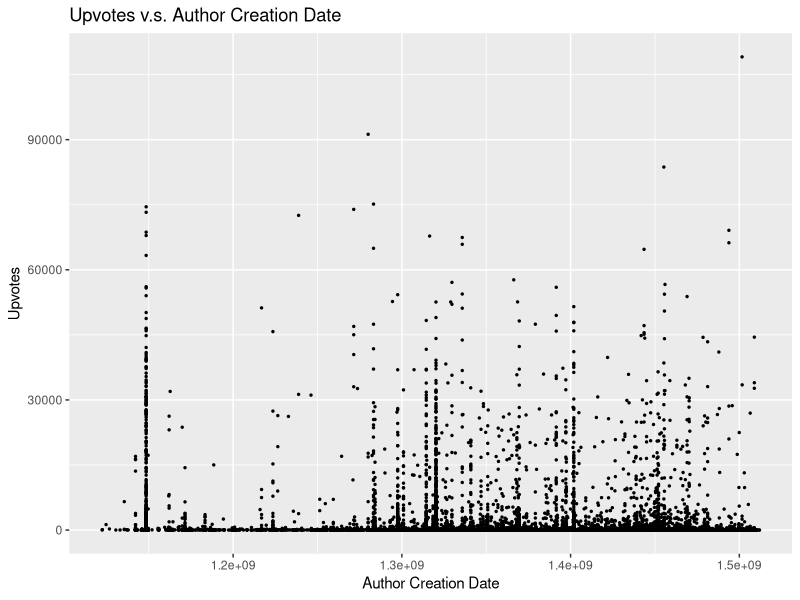
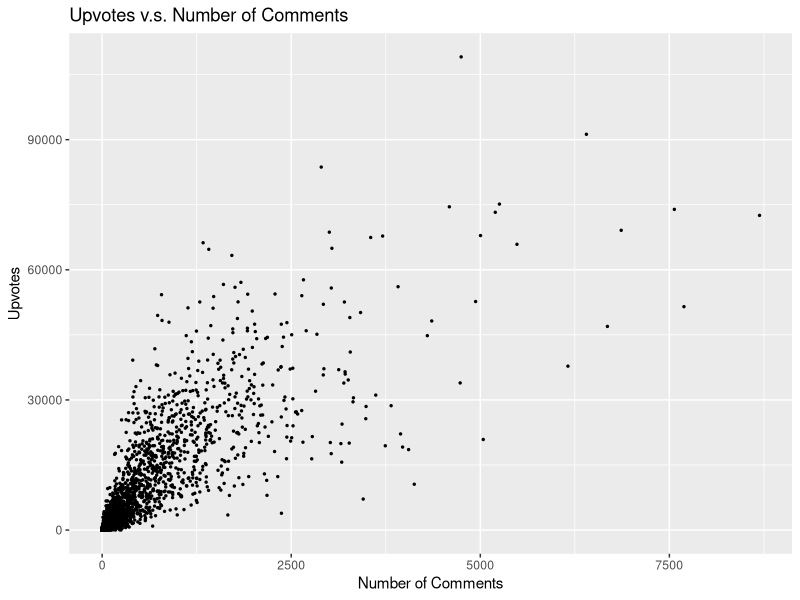
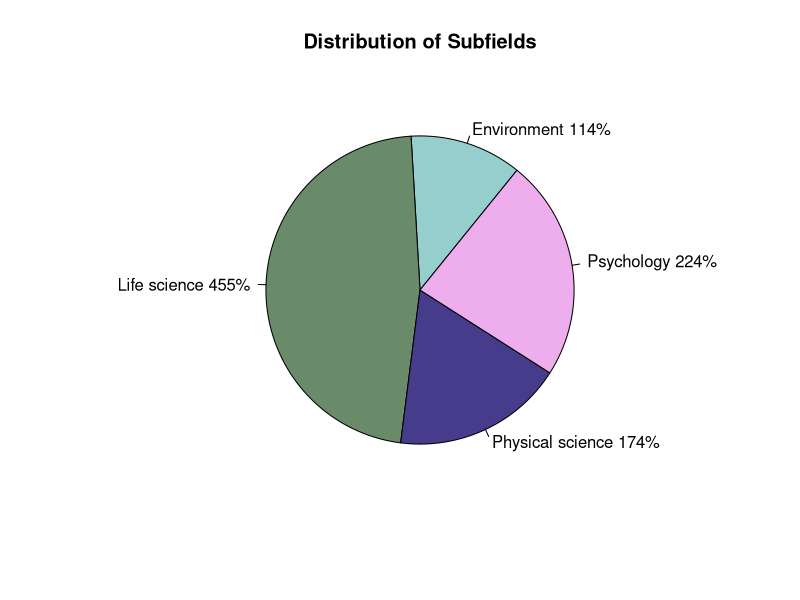

The R script that drew these images, in order: (Note: this script raises an error after producing the figures.)
## ---- chunk 1
knitr::opts_chunk$set(echo = TRUE, message=FALSE, warning=FALSE, cache=TRUE, 
                      fig.width=7, fig.height=3, fig.align = "center")
## ---- chunk 2
#Read the reddit data into a dataframe
library(readr)
require(ggplot2)
reddit_df_final1 <- read_csv("reddit_df_final1_sent.csv")
reddit_df_final2 <- read_csv("reddit_df_final2_sent.csv")
reddit_df_final3 <- read_csv("reddit_df_final3_sent.csv")
reddit_df_final4 <- read_csv("reddit_df_final4_sent.csv")
reddit_df_final5 <- read_csv("reddit_df_final5_sent.csv")
reddit_df_final6 <- read_csv("reddit_df_final6_sent.csv")
reddit_df_final7 <- read_csv("reddit_df_final7_sent.csv")
reddit_df_final8 <- read_csv("reddit_df_final8_sent.csv")
reddit_df_final9 <- read_csv("reddit_df_final9_sent.csv")

reddit_df <- rbind(reddit_df_final1,reddit_df_final2,reddit_df_final3,reddit_df_final4,reddit_df_final5,reddit_df_final6,reddit_df_final7,reddit_df_final8,reddit_df_final9)

#Store a copy of the dataframe for later use
reddit_df_read <- reddit_df
## ---- chunk 3
require(lubridate)
require(dplyr)

#Store all of the POSIX dates into a vector
dates <- as.POSIXct(reddit_df$created_utc,origin = "1970-01-01",tz = "UTC")

#Use lubridate to read y,m,d,h from that vector. Create new columns for these
reddit_df <- reddit_df %>%  
  mutate(post_year = year(dates),post_month = month(dates), post_day = day(dates), post_hour = hour(dates))
## ---- chunk 4
#Create a new column for categorical time of day
#Time ranges: PST 6pm-3am night      3am-10am morning    11am-6pm day
mk_cat_time <- function(h)
{
  ifelse(h>18, "night", ifelse(h>10, "day", ifelse(h>2, "morning", "night")))
}

#Create a new column for categorical time of month
#Time ranges: 1-10 early    11-20 mid    21-31 late
mk_cat_day <- function(d)
{
  ifelse(d>20, "late", ifelse(d>10, "mid", "early"))
}

#Create a new column for categorical time of year
#Time ranges: Dec-Feb: Winter   Mar-May: Spring    Jun-Aug: Summer    Sep-Nov: Fall
mk_cat_month <- function(m)
{
  ifelse(m>11, "Winter", ifelse(m>8, "Fall", ifelse(m>5, "Summer", ifelse(m>2, "Spring", "Winter"))))
}

reddit_df <- reddit_df %>%
  mutate(cat_post_hour = mk_cat_time(post_hour)) %>%
  mutate(cat_post_day = mk_cat_day(post_day)) %>%
  mutate(cat_post_month = mk_cat_month(post_month)) 
## ---- chunk 5
library(stringr)

#Filter by removing the Ask Me Anything (AMA) threads and the subreddit discussion
  #threads since these are not studies. 
reddit_df <- reddit_df %>%
  filter(!str_detect(subfield, " AMA")) %>%
  filter(subfield != "Mathematics") %>%
  group_by(subfield) %>%
  filter(n() > 50)

#Display the remaining subfields
count(reddit_df,subfield)
## ---- chunk 6
#Make a function that sorts fields into "Life Science," "Psychology," "Physical Science," "Environment"
mk_cat_subfield <- function(field)
{
  ifelse(field == "Biology" | field =="Health" | field =="Cancer" | field =="Medicine" | field =="Animal Science" | field =="Paleontology" | field =="Epidemiology", "Life Science", ifelse(field =="Psychology" | field =="Neuroscience" | field =="Social Science" | field =="Anthropology", "Psychology", ifelse(field =="Geology" | field =="Astronomy" | field =="Physics" | field =="Chemistry" | field =="Nanoscience" | field =="Engineering" | field =="Computer Science", "Physical Science", "Environment")))
}
#Apply the function and remove the old column
reddit_df <- reddit_df %>%
  mutate(cat_subfield = mk_cat_subfield(subfield)) %>%
  select(-subfield)

#Turn the new column into a factor for model use
reddit_df$cat_subfield <- factor(reddit_df$cat_subfield)
## ---- chunk 7
subfield_freq = table(reddit_df$cat_subfield)
type_freq_perc = paste(round((subfield_freq/(237+1100+360+497))*100,0), "%",sep="")
type_freq_lab = paste(c("Environment","Life science", "Physical science", "Psychology"), type_freq_perc, sep = " ")
png("subfield_chart.png", width=8, height=6, units="in", res=500)
pie(subfield_freq,labels=type_freq_lab, init.angle = 51, edges = 10000, col = c("paleturquoise3","darkseagreen4","slateblue4","plum2"), main="Distribution of Subfields")
dev.off()
## ---- chunk 8
#Turn all categorical variables into factors
reddit_df$author_flair_binary <- factor(reddit_df$author_flair_binary)
reddit_df$image <- factor(reddit_df$image)
reddit_df$journal_h_index <- factor(reddit_df$journal_h_index)
reddit_df$post_year <- factor(reddit_df$post_year)
reddit_df$cat_post_month <- factor(reddit_df$cat_post_month)
reddit_df$cat_post_hour <- factor(reddit_df$cat_post_hour)
reddit_df$cat_post_day <- factor(reddit_df$cat_post_day)
## ---- chunk 9
acd_plot <- ggplot(data=reddit_df, aes(x=author_created_date, y=upvotes))+
  geom_point(size=0.5) +
  xlab("Author Creation Date")+
  ylab("Upvotes")+
  ggtitle("Upvotes v.s. Author Creation Date")
#ggsave(acd_plot, filename='./acd_plot.png', width=8, height=5)

acd_plot
## ---- chunk 10
nc_plot <- ggplot(data=reddit_df, aes(x=num_comments, y=upvotes))+
  geom_point(size=0.5) +
  xlab("Number of Comments")+
  ylab("Upvotes")+
  ggtitle("Upvotes v.s. Number of Comments")
#ggsave(nc_plot, filename='./nc_plot.png', width=8, height=5)

nc_plot
## ---- chunk 11
#To prepare for model building, we remove unnecessary columns and ones correlated with response
reddit_df <- reddit_df %>%
  select(-X1,-author,-id,-created_utc,-domain,-url,-author_flair,-post_day,-post_hour,-post_month,-num_comments,-gilded,-link_karma,-comment_karma,-title,-X1_1,-author_created_date)
## ---- chunk 12
bef_rm <- nrow(reddit_df)

#Remove missing values
reddit_df <- reddit_df[complete.cases(reddit_df),]
aft_rm <- nrow(reddit_df)

paste("Proportion of rows removed: ",(bef_rm-aft_rm)/bef_rm)
## ---- chunk 13
require(ggplot2)
hist_upvotes <- qplot(log10(reddit_df$upvotes+1),
      geom="histogram",
      binwidth = 0.05,
      main = 'Histogram of Upvotes (Response Variable)',
      xlab = "log(Number of Upvotes)",
      ylab = "Counts",
      fill=I("blue"),
      col=I("red"), 
      alpha=I(.2),
      xlim=c(0,5)) +
  geom_vline(xintercept=3,show_guide=TRUE,linetype="dashed")

hist_upvotes
#ggsave(hist_upvotes, filename='./hist_upvotes.png', width=8, height=5)
## ---- chunk 14
mtl_plot <- ggplot(data=reddit_df, aes(x=mean_title_length, y=upvotes))+
  geom_point(size=0.5) +
  xlab("Average Word Length")+
  ylab("Upvotes")+
  ggtitle("Upvotes v.s. Average Word Length (in Title)")

mtl_plot
#ggsave(mtl_plot, filename='./mtl_plot.png', width=8, height=5)
## ---- chunk 15
tl_plot <- ggplot(data=reddit_df, aes(x=title_len, y=upvotes))+
  geom_point(size=0.5) +
  xlab("Total Title Length")+
  ylab("Upvotes")+
  ggtitle("Upvotes v.s. Total Title Length")
ggsave(tl_plot, filename='./tl_plot.png', width=8, height=5)

tl_plot
## ---- chunk 16
#Create a new column for categorical upvotes
#Ranges: 1000+ high      0+ low
mk_cat_upvotes <- function(upv)
{
  ifelse(upv>1000, "High", "Low")
}
#Apply the function and remove the old column
reddit_df <- reddit_df %>%
  mutate(cat_upvotes = mk_cat_upvotes(upvotes)) %>%
  select(-upvotes)

#Turn the column into a factor
reddit_df$cat_upvotes <- factor(reddit_df$cat_upvotes)
## ---- chunk 17
#Packages required for model building
require(caret)
require(rpart)

#Set the seed for reproducibility
set.seed(47)

#Split the data into test and training, with 80% going to training
inTrain <- createDataPartition(y = reddit_df$cat_upvotes, p=0.80, list=FALSE)
reddit.train <- reddit_df[inTrain,]
reddit.test <- reddit_df[-c(inTrain),]
## ---- chunk 18
#Print the number of observations in each category
sum(reddit.train['cat_upvotes'] == "High")
sum(reddit.train['cat_upvotes'] == "Low")
## ---- chunk 19
### Sample data such that there is a equal number of observations for each category.

#Count the number of high upvotes
num_high_upvote <- sum(reddit.train['cat_upvotes'] == "High")

reddit.train.high <- subset(reddit.train, reddit.train['cat_upvotes'] == "High")
reddit.train.low <- subset(reddit.train, reddit.train['cat_upvotes'] == "Low")

#Select an equal proportion of high and low upvotes
inTrain.low <- createDataPartition(y = reddit.train.low$cat_upvotes, p=num_high_upvote/dim(reddit.train.low)[1], list=FALSE)
reddit.train.low <- reddit.train.low[inTrain.low,]
## ---- chunk 20
### Combine the 2 dataframes into the final training data
reddit.train.final <- rbind(reddit.train.low, reddit.train.high)
## ---- chunk 21
#Check that the numbers are equal.
reddit_df %>% group_by(cat_upvotes) %>% summarize(n())
## ---- chunk 22
#Build the random forest model
set.seed(4747)

rf.reddit <- train(cat_upvotes ~., data=reddit.train.final, method="rf",
                      trControl = trainControl(method="oob"),
                      ntree=1000, tuneGrid = data.frame(mtry=c(3,5,7,9,11)),
                      importance = TRUE,na.action = na.exclude)

rf.reddit$finalModel
## ---- chunk 23
#mean((log(reddit.test$upvotes+1) - predict(rf.reddit, newdata = reddit.test))^2)
confusionMatrix(data=predict(rf.reddit, newdata = reddit.test), reference = reddit.test$cat_upvotes)
## ---- chunk 24
varImp(rf.reddit,scale=FALSE)
## ---- chunk 25
reddit_df_read %>%
  arrange(desc(title_sent)) %>%
  select(title_sent,title) %>%
  head()
## ---- chunk 26
reddit_df_read %>%
  arrange(title_sent) %>%
  select(title_sent,title) %>%
  head()
